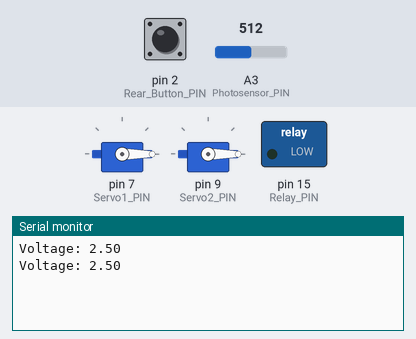
Simulated run of this sketch. Board: Arduino Uno, built with avr-gcc and run on an emulated ATmega328P. On the bench: 2 × servo, switched loads named in the sketch (green lamp = pin HIGH), the last lines printed to the serial monitor. The test bench sets the inputs (shaded band); at power-on: A3 (Photosensor_PIN) = 512, pin 2 (Rear_Button_PIN) HIGH.

Above: at 2.2 s.
2.3 s: A3 (Photosensor_PIN) set to 23
At 3.4 s:
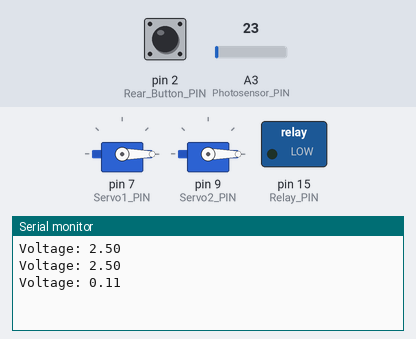
3.8 s: A3 (Photosensor_PIN) set to 18
At 4.7 s:
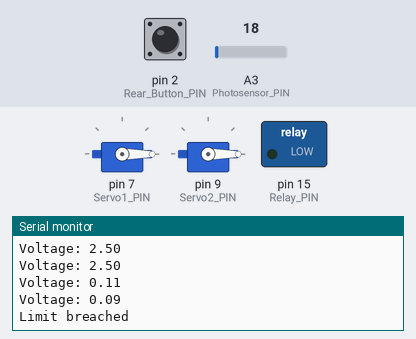
Timing chart, 0 to 6.8 s (numbered marks = the images above; inputs shaded):
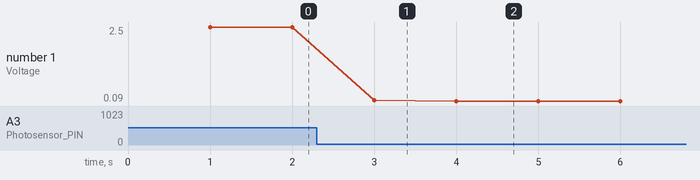

The sketch:

ChemE_Car_Script.ino
```cpp
#include <Servo.h>

Servo servoKI;
Servo servoHCl;

// Component pins
#define Photosensor_PIN A3
#define Relay_PIN 15
#define Rear_Button_PIN 2
#define Servo1_PIN 7
#define Servo2_PIN 9

//global variables
volatile bool buttonFlag = false;
unsigned long lastMillis = 0;
unsigned long lastMillisPhoto = 0;
unsigned long lastDebounceTime = 0;
const unsigned long debounceDelay = 8000;
bool relayON = false;
bool isRunning = false;
double Voltage = 0;

void setup() {
  Serial.begin(9600);

  //reset servo motors to 0 postion
  servoKI.attach(Servo1_PIN);
  servoKI.write(0);
  servoHCl.attach(Servo2_PIN);
  servoHCl.write(0);
  delay(1000);

  //initialize pins
  pinMode(Photosensor_PIN, INPUT);
  pinMode(Relay_PIN, OUTPUT);
  pinMode(Rear_Button_PIN, INPUT_PULLUP); //Set button as input

  attachInterrupt(digitalPinToInterrupt(Rear_Button_PIN), buttonPressed, FALLING);
  digitalWrite(Relay_PIN, LOW);
}

void loop() {
  if (buttonFlag) {
    buttonFlag = false;

    if (!isRunning && millis() - lastDebounceTime > debounceDelay) { //prevents multiple runs due to contact bounce
      lastDebounceTime = millis();
      isRunning = true;
      Serial.println("Button pressed");
      digitalWrite(Relay_PIN, LOW); //Ensure relay is off prior to start
      moveServos();
      digitalWrite(Relay_PIN, HIGH); //Turn relay on to flow power to motor
      isRunning = false;
    }
  }

  //Get photosensor voltage mesurement every second
  if (millis() - lastMillisPhoto >= 1000) {
    lastMillisPhoto = millis();
    Voltage = getVoltage();

    Serial.print("Voltage: ");
    Serial.println(Voltage);

    if(limitReached()) { //If limit reached then turn off relay power
      digitalWrite(Relay_PIN, LOW);
    }
  }

}

void buttonPressed() {
  buttonFlag = true;
}

bool limitReached() {
  float activationVoltage = 0.1; //Volts
  if (getVoltage() <= activationVoltage) {
    Serial.println("Limit breached");
    return true;
  }
  else {
    return false;
  }
}

void normalizeVoltage() {
  // Make method to normalize voltage to ambient conditions. Will serve as baseline for determing if reaction has occurred.
}

double getVoltage() {
  int rawValue = analogRead(Photosensor_PIN);
  float voltage = rawValue * (5.0 / 1023.0);
  return voltage;
}

void moveServos() {
  servoKI.attach(Servo1_PIN);
  servoHCl.attach(Servo2_PIN);

  servoHCl.write(175);
  delay(1300);
  servoHCl.write(0);
  delay(1000);
  servoKI.write(175);
  delay(1300);
  servoKI.write(0);
  delay(500);

  servoKI.detach();
  servoHCl.detach();

}

void relayONOFFTime(int interval){
  if (millis() - lastMillis >= 5000) {
    lastMillis = millis();
    relayON = !relayON;
    digitalWrite(Relay_PIN, relayON ? HIGH : LOW);
  }
}
```

Measured:
- the behaviour switches between 21 and 20 on A3 (Photosensor_PIN) (found by bisection; images 1 and 2)
- after the input at 2.3 s, the serial monitor: prints a new line after 0.70 s (image 1)
- after the input at 3.8 s, the serial monitor: prints a new line after 0.20 s (image 2)
- plotted number 1: 2.5 → 0.11 after the input at 2.3 s, 0.11 → 0.09 after the input at 3.8 s
